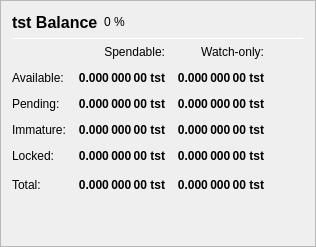
                   <widget class="QFrame" name="frame_Balances">
                    <property name="frameShape">
                     <enum>QFrame::StyledPanel</enum>
                    </property>
                    <property name="frameShadow">
                     <enum>QFrame::Raised</enum>
                    </property>
                    <layout class="QVBoxLayout" name="verticalLayout_4">
                     <item>
                      <layout class="QHBoxLayout" name="horizontalLayout_4">
                       <item>
                        <widget class="QLabel" name="label_5">
                         <property name="minimumSize">
                          <size>
                           <width>0</width>
                           <height>20</height>
                          </size>
                         </property>
                         <property name="font">
                          <font>
                           <pointsize>12</pointsize>
                           <weight>75</weight>
                           <bold>true</bold>
                          </font>
                         </property>
                         <property name="text">
                          <string>tst Balance</string>
                         </property>
                        </widget>
                       </item>
                       <item>
                        <widget class="QLabel" name="labeltstPercent">
                         <property name="text">
                          <string notr="true">0 %</string>
                         </property>
                        </widget>
                       </item>
                       <item>
                        <spacer name="horizontalSpacer_3">
                         <property name="orientation">
                          <enum>Qt::Horizontal</enum>
                         </property>
                         <property name="sizeHint" stdset="0">
                          <size>
                           <width>40</width>
                           <height>20</height>
                          </size>
                         </property>
                        </spacer>
                       </item>
                      </layout>
                     </item>
                     <item>
                      <widget class="Line" name="line_Balance">
                       <property name="minimumSize">
                        <size>
                         <width>0</width>
                         <height>1</height>
                        </size>
                       </property>
                       <property name="maximumSize">
                        <size>
                         <width>16777215</width>
                         <height>1</height>
                        </size>
                       </property>
                       <property name="orientation">
                        <enum>Qt::Horizontal</enum>
                       </property>
                      </widget>
                     </item>
                     <item>
                      <layout class="QGridLayout" name="gridLayout">
                       <property name="spacing">
                        <number>12</number>
                       </property>
                       <item row="0" column="1">
                        <widget class="QLabel" name="labelSpendable">
                         <property name="text">
                          <string>Spendable:</string>
                         </property>
                         <property name="alignment">
                          <set>Qt::AlignRight|Qt::AlignTrailing|Qt::AlignVCenter</set>
                         </property>
                        </widget>
                       </item>
                       <item row="0" column="2">
                        <widget class="QLabel" name="labelWatchonly">
                         <property name="text">
                          <string>Watch-only:</string>
                         </property>
                         <property name="alignment">
                          <set>Qt::AlignRight|Qt::AlignTrailing|Qt::AlignVCenter</set>
                         </property>
                        </widget>
                       </item>
                       <item row="1" column="0">
                        <widget class="QLabel" name="labelBalanceText">
                         <property name="text">
                          <string>Available:</string>
                         </property>
                        </widget>
                       </item>
                       <item row="1" column="1">
                        <widget class="QLabel" name="labelBalance">
                         <property name="font">
                          <font>
                           <weight>75</weight>
                           <bold>true</bold>
                          </font>
                         </property>
                         <property name="cursor">
                          <cursorShape>IBeamCursor</cursorShape>
                         </property>
                         <property name="toolTip">
                          <string>Your current spendable balance</string>
                         </property>
                         <property name="text">
                          <string notr="true">0.000 000 00 tst</string>
                         </property>
                         <property name="alignment">
                          <set>Qt::AlignRight|Qt::AlignTrailing|Qt::AlignVCenter</set>
                         </property>
                         <property name="textInteractionFlags">
                          <set>Qt::LinksAccessibleByMouse|Qt::TextSelectableByKeyboard|Qt::TextSelectableByMouse</set>
                         </property>
                        </widget>
                       </item>
                       <item row="1" column="2">
                        <widget class="QLabel" name="labelWatchAvailable">
                         <property name="font">
                          <font>
                           <weight>75</weight>
                           <bold>true</bold>
                          </font>
                         </property>
                         <property name="cursor">
                          <cursorShape>IBeamCursor</cursorShape>
                         </property>
                         <property name="toolTip">
                          <string>Your current balance in watch-only addresses</string>
                         </property>
                         <property name="text">
                          <string notr="true">0.000 000 00 tst</string>
                         </property>
                         <property name="alignment">
                          <set>Qt::AlignRight|Qt::AlignTrailing|Qt::AlignVCenter</set>
                         </property>
                         <property name="textInteractionFlags">
                          <set>Qt::LinksAccessibleByMouse|Qt::TextSelectableByKeyboard|Qt::TextSelectableByMouse</set>
                         </property>
                        </widget>
                       </item>
                       <item row="2" column="0">
                        <widget class="QLabel" name="labelPendingText">
                         <property name="text">
                          <string>Pending:</string>
                         </property>
                        </widget>
                       </item>
                       <item row="2" column="1">
                        <widget class="QLabel" name="labelUnconfirmed">
                         <property name="font">
                          <font>
                           <weight>75</weight>
                           <bold>true</bold>
                          </font>
                         </property>
                         <property name="cursor">
                          <cursorShape>IBeamCursor</cursorShape>
                         </property>
                         <property name="toolTip">
                          <string>Total of transactions that have yet to be confirmed, and do not yet count toward the spendable balance</string>
                         </property>
                         <property name="text">
                          <string notr="true">0.000 000 00 tst</string>
                         </property>
                         <property name="alignment">
                          <set>Qt::AlignRight|Qt::AlignTrailing|Qt::AlignVCenter</set>
                         </property>
                         <property name="textInteractionFlags">
                          <set>Qt::LinksAccessibleByMouse|Qt::TextSelectableByKeyboard|Qt::TextSelectableByMouse</set>
                         </property>
                        </widget>
                       </item>
                       <item row="2" column="2">
                        <widget class="QLabel" name="labelWatchPending">
                         <property name="font">
                          <font>
                           <weight>75</weight>
                           <bold>true</bold>
                          </font>
                         </property>
                         <property name="cursor">
                          <cursorShape>IBeamCursor</cursorShape>
                         </property>
                         <property name="toolTip">
                          <string>Unconfirmed transactions to watch-only addresses</string>
                         </property>
                         <property name="text">
                          <string notr="true">0.000 000 00 tst</string>
                         </property>
                         <property name="alignment">
                          <set>Qt::AlignRight|Qt::AlignTrailing|Qt::AlignVCenter</set>
                         </property>
                         <property name="textInteractionFlags">
                          <set>Qt::LinksAccessibleByMouse|Qt::TextSelectableByKeyboard|Qt::TextSelectableByMouse</set>
                         </property>
                        </widget>
                       </item>
                       <item row="3" column="0">
                        <widget class="QLabel" name="labelImmatureText">
                         <property name="text">
                          <string>Immature:</string>
                         </property>
                        </widget>
                       </item>
                       <item row="3" column="1">
                        <widget class="QLabel" name="labelImmature">
                         <property name="font">
                          <font>
                           <weight>75</weight>
                           <bold>true</bold>
                          </font>
                         </property>
                         <property name="cursor">
                          <cursorShape>IBeamCursor</cursorShape>
                         </property>
                         <property name="toolTip">
                          <string>Staked or masternode rewards that has not yet matured</string>
                         </property>
                         <property name="text">
                          <string notr="true">0.000 000 00 tst</string>
                         </property>
                         <property name="alignment">
                          <set>Qt::AlignRight|Qt::AlignTrailing|Qt::AlignVCenter</set>
                         </property>
                         <property name="textInteractionFlags">
                          <set>Qt::LinksAccessibleByMouse|Qt::TextSelectableByKeyboard|Qt::TextSelectableByMouse</set>
                         </property>
                        </widget>
                       </item>
                       <item row="3" column="2">
                        <widget class="QLabel" name="labelWatchImmature">
                         <property name="font">
                          <font>
                           <weight>75</weight>
                           <bold>true</bold>
                          </font>
                         </property>
                         <property name="cursor">
                          <cursorShape>IBeamCursor</cursorShape>
                         </property>
                         <property name="toolTip">
                          <string>Staked or masternode rewards in watch-only addresses that has not yet matured</string>
                         </property>
                         <property name="text">
                          <string notr="true">0.000 000 00 tst</string>
                         </property>
                         <property name="alignment">
                          <set>Qt::AlignRight|Qt::AlignTrailing|Qt::AlignVCenter</set>
                         </property>
                         <property name="textInteractionFlags">
                          <set>Qt::LinksAccessibleByMouse|Qt::TextSelectableByKeyboard|Qt::TextSelectableByMouse</set>
                         </property>
                        </widget>
                       </item>
                       <item row="4" column="0">
                        <widget class="QLabel" name="labelLockedBalanceText">
                         <property name="toolTip">
                          <string>Locked tst or Masternode collaterals. These are excluded from ztst minting.</string>
                         </property>
                         <property name="text">
                          <string>Locked:</string>
                         </property>
                        </widget>
                       </item>
                       <item row="4" column="1">
                        <widget class="QLabel" name="labelLockedBalance">
                         <property name="font">
                          <font>
                           <weight>75</weight>
                           <bold>true</bold>
                          </font>
                         </property>
                         <property name="cursor">
                          <cursorShape>IBeamCursor</cursorShape>
                         </property>
                         <property name="toolTip">
                          <string>Locked tst or Masternode collaterals. These are excluded from ztst minting.</string>
                         </property>
                         <property name="text">
                          <string notr="true">0.000 000 00 tst</string>
                         </property>
                         <property name="alignment">
                          <set>Qt::AlignRight|Qt::AlignTrailing|Qt::AlignVCenter</set>
                         </property>
                         <property name="textInteractionFlags">
                          <set>Qt::LinksAccessibleByMouse|Qt::TextSelectableByKeyboard|Qt::TextSelectableByMouse</set>
                         </property>
                        </widget>
                       </item>
                       <item row="4" column="2">
                        <widget class="QLabel" name="labelWatchLocked">
                         <property name="font">
                          <font>
                           <weight>75</weight>
                           <bold>true</bold>
                          </font>
                         </property>
                         <property name="cursor">
                          <cursorShape>IBeamCursor</cursorShape>
                         </property>
                         <property name="toolTip">
                          <string>Current locked balance in watch-only addresses</string>
                         </property>
                         <property name="text">
                          <string notr="true">0.000 000 00 tst</string>
                         </property>
                         <property name="alignment">
                          <set>Qt::AlignRight|Qt::AlignTrailing|Qt::AlignVCenter</set>
                         </property>
                         <property name="textInteractionFlags">
                          <set>Qt::LinksAccessibleByMouse|Qt::TextSelectableByKeyboard|Qt::TextSelectableByMouse</set>
                         </property>
                        </widget>
                       </item>
                       <item row="5" column="0">
                        <widget class="QLabel" name="labelTotalText">
                         <property name="toolTip">
                          <string>Your current test balance, unconfirmed and immature transactions included</string>
                         </property>
                         <property name="text">
                          <string>Total:</string>
                         </property>
                        </widget>
                       </item>
                       <item row="5" column="1">
                        <widget class="QLabel" name="labelTotal">
                         <property name="font">
                          <font>
                           <weight>75</weight>
                           <bold>true</bold>
                          </font>
                         </property>
                         <property name="cursor">
                          <cursorShape>IBeamCursor</cursorShape>
                         </property>
                         <property name="toolTip">
                          <string>Your current test balance, unconfirmed and immature transactions included</string>
                         </property>
                         <property name="text">
                          <string notr="true">0.000 000 00 tst</string>
                         </property>
                         <property name="alignment">
                          <set>Qt::AlignRight|Qt::AlignTrailing|Qt::AlignVCenter</set>
                         </property>
                         <property name="textInteractionFlags">
                          <set>Qt::LinksAccessibleByMouse|Qt::TextSelectableByKeyboard|Qt::TextSelectableByMouse</set>
                         </property>
                        </widget>
                       </item>
                       <item row="5" column="2">
                        <widget class="QLabel" name="labelWatchTotal">
                         <property name="font">
                          <font>
                           <weight>75</weight>
                           <bold>true</bold>
                          </font>
                         </property>
                         <property name="cursor">
                          <cursorShape>IBeamCursor</cursorShape>
                         </property>
                         <property name="toolTip">
                          <string>Current total balance in watch-only addresses</string>
                         </property>
                         <property name="text">
                          <string notr="true">0.000 000 00 tst</string>
                         </property>
                         <property name="alignment">
                          <set>Qt::AlignRight|Qt::AlignTrailing|Qt::AlignVCenter</set>
                         </property>
                         <property name="textInteractionFlags">
                          <set>Qt::LinksAccessibleByMouse|Qt::TextSelectableByKeyboard|Qt::TextSelectableByMouse</set>
                         </property>
                        </widget>
                       </item>
                       <item row="5" column="3">
                        <spacer name="horizontalSpacer_9">
                         <property name="orientation">
                          <enum>Qt::Horizontal</enum>
                         </property>
                         <property name="sizeHint" stdset="0">
                          <size>
                           <width>40</width>
                           <height>20</height>
                          </size>
                         </property>
                        </spacer>
                       </item>
                      </layout>
                     </item>
                     <item>
                      <spacer name="verticalSpacer_3">
                       <property name="orientation">
                        <enum>Qt::Vertical</enum>
                       </property>
                       <property name="sizeHint" stdset="0">
                        <size>
                         <width>20</width>
                         <height>40</height>
                        </size>
                       </property>
                      </spacer>
                     </item>
                    </layout>
                   </widget>
